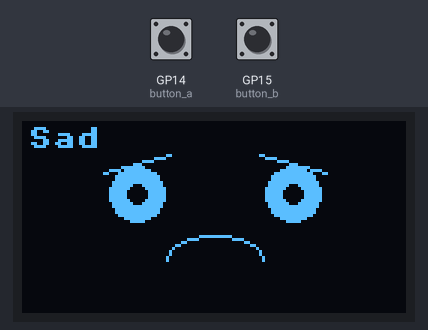
Recording of a program running on a simulated Raspberry Pi Pico running MicroPython. On the bench: 128×64 one-colour display. Inputs (shaded band) come from the test bench; at power-on: GP14 (button_a) HIGH, GP15 (button_b) HIGH. Library files of the repository ran but are not shown: ssd1306.py.

Above: at 6.6 s.
6.7 s: GP14 (button_a) pulsed LOW 5 times (0.12 s each, 0.3 s apart)
At 9.3 s:
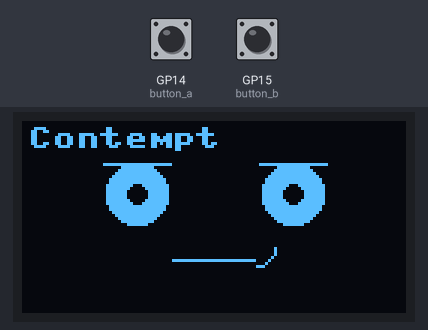
9.7 s: GP14 (button_a) pulled LOW for 0.15 s
At 10.7 s:
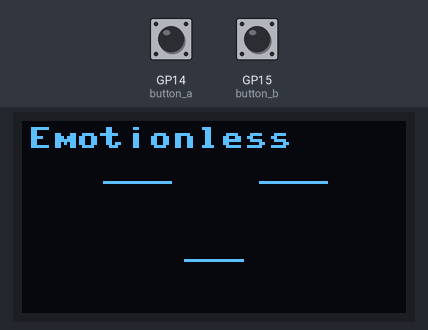
11.3 s: GP14 (button_a) pulled LOW for 1 s
At 12.7 s:
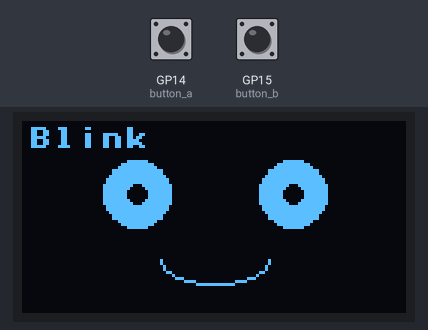
15.3 s: GP14 (button_a) pulled LOW for 0.15 s
At 16.1 s:
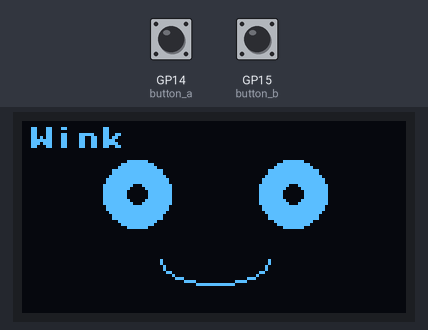
18.4 s: GP14 (button_a) pulled LOW for 3.2 s
At 21.0 s:
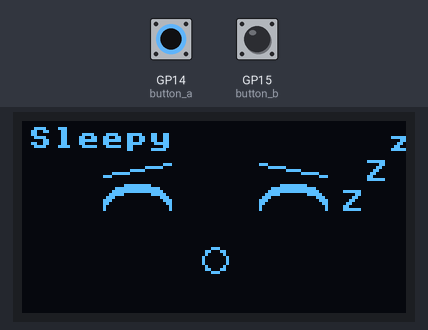
23.1 s: GP15 (button_b) pulled LOW for 0.15 s
At 23.2 s:
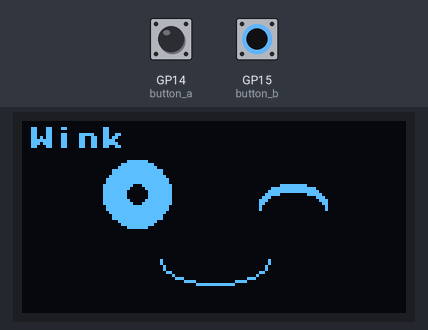
Timing chart, 0 to 26.1 s (numbered marks = the images above; inputs shaded):
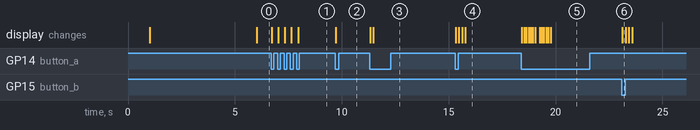

The program:

21-sample-main-demo.py
```python
# Lab 21: Sample main.py -- Self-Advancing Demo + Button Menu
#
# Rename this file to main.py and copy it to the root of the Pico's
# filesystem. MicroPython always runs main.py a few seconds after power
# comes on, so once this is main.py the robot face works standalone --
# no computer, no Thonny, just USB power.
#
# Default behavior: a demo reel that cycles through all ten modes (the
# seven emotions from Lab 19 plus Blink, Wink, and Sleepy) automatically,
# advancing to the next mode after 5 seconds with no button press. Blink
# and Wink are the exception -- a single blink is over in a fraction of a
# second, so those two stay up for 10 seconds and replay themselves every
# 3 seconds, which is what makes them read as a living face instead of a
# still picture. Press button A or B to jump forward or back through the
# modes yourself; any press pushes the next auto-advance out to 30
# seconds, so you have time to look before the demo reel takes over
# again. Uses the non-blocking ticks_ms() pattern from Lab 15 so the
# timers and the button checks all run in the same loop.

import config
from utime import sleep, ticks_ms, ticks_diff

# Give Thonny a window to interrupt (Stop/Restart) before main.py's loop
# takes over the serial port -- without this, a fast-booting Pico can start
# running before you get a chance to break in.
sleep(1)

oled = config.init_display()
button_a, button_b = config.init_buttons()

WHITE = config.WHITE
BLACK = config.BLACK
NO_FILL = config.NO_FILL
FILL = config.FILL

TOP_HALF = 3
BOTTOM_HALF = 12
BOTTOM_LEFT = 4
BOTTOM_RIGHT = 8

WIDTH = config.WIDTH
HALF_WIDTH = WIDTH // 2
EYE_SPACING = 26
LEFT_EYE_X = HALF_WIDTH - EYE_SPACING
RIGHT_EYE_X = HALF_WIDTH + EYE_SPACING
EYE_Y = 24
PUPIL_RADIUS = 3
EYEBROW_HALF_WIDTH = 11
EYEBROW_Y = EYE_Y - 10
MOUTH_Y = 46

# Geometry for the Blink/Wink/Sleepy modes: a neutral open-eye size plus a
# closed-eye arc (same TOP_HALF-masked ellipse trick as Labs 12, 13, 16).
NEUTRAL_EYE_RADIUS = 11
CLOSED_EYE_HEIGHT = 6
CLOSED_EYE_Y = EYE_Y + 3
EYE_STROKE = 3

ZZZ_X = 106
ZZZ_Y = 26
ZZZ_STEP_X = 8
ZZZ_STEP_Y = 10
BOB_RANGE = 3

AUTO_ADVANCE_MS = 5000      # how long a still face stays up on its own
REPEATING_HOLD_MS = 10000   # modes that replay themselves get longer
REPEAT_MS = 3000            # ...and replay this often while they are up
POST_INPUT_DELAY_MS = 30000


def draw_eye(x, rx, ry, offset=0):
    oled.ellipse(x, EYE_Y, rx, ry, WHITE, FILL)
    oled.ellipse(x + offset, EYE_Y, PUPIL_RADIUS, PUPIL_RADIUS, BLACK, FILL)


def draw_eyes(rx, ry, offset=0):
    draw_eye(LEFT_EYE_X, rx, ry, offset)
    draw_eye(RIGHT_EYE_X, rx, ry, offset)


def draw_eyebrow(x, side, tilt, lift):
    y = EYEBROW_Y - lift
    outer_x = x - (EYEBROW_HALF_WIDTH * side)
    inner_x = x + (EYEBROW_HALF_WIDTH * side)
    oled.line(outer_x, y - tilt, inner_x, y + tilt, WHITE)


def draw_eyebrows(tilt_left, tilt_right, lift=0):
    draw_eyebrow(LEFT_EYE_X, 1, tilt_left, lift)
    draw_eyebrow(RIGHT_EYE_X, -1, tilt_right, lift)


def draw_mouth_curve(radius_x, radius_y, mask):
    oled.ellipse(HALF_WIDTH, MOUTH_Y, radius_x, radius_y, WHITE, NO_FILL, mask)


def draw_mouth_flat(half_width):
    oled.hline(HALF_WIDTH - half_width, MOUTH_Y, half_width * 2, WHITE)


def draw_mouth_open(radius_x, radius_y):
    oled.ellipse(HALF_WIDTH, MOUTH_Y, radius_x, radius_y, WHITE, FILL)


def draw_mouth_smirk(half_width, side):
    oled.hline(HALF_WIDTH - half_width, MOUTH_Y, half_width * 2, WHITE)
    corner_x = HALF_WIDTH + (half_width * side)
    mask = BOTTOM_RIGHT if side > 0 else BOTTOM_LEFT
    oled.ellipse(corner_x, MOUTH_Y - 4, 6, 6, WHITE, NO_FILL, mask)


def draw_happy():
    draw_eyes(10, 10)
    draw_eyebrows(0, 0, lift=2)
    draw_mouth_curve(22, 12, BOTTOM_HALF)


def draw_sad():
    draw_eyes(9, 9)
    draw_eyebrows(-3, -3, lift=0)
    draw_mouth_curve(16, 8, TOP_HALF)


def draw_angry():
    draw_eyes(10, 5)
    draw_eyebrows(5, 5, lift=-2)
    draw_mouth_flat(10)


def draw_afraid():
    #draw_eyes(13, 13)
    draw_eyes(8, 8)
    #draw_eyebrows(-5, -5, lift=3)
    draw_eyebrows(-4, -4, lift=0)
    draw_mouth_open(6, 9)


def draw_surprised():
    #draw_eyes(14, 14)
    draw_eyes(10, 10)
    draw_eyebrows(0, 0, lift=2)
    #draw_eyebrows(0, 0, lift=6)
    draw_mouth_open(8, 11)


def draw_disgusted():
    draw_eyes(9, 6)
    draw_eyebrows(4, -2, lift=-1)
    oled.ellipse(HALF_WIDTH - 6, MOUTH_Y, 12, 7, WHITE, NO_FILL, TOP_HALF)


def draw_contempt():
    draw_eyes(10, 10)
    draw_eyebrows(0, 0, lift=0)
    draw_mouth_smirk(14, 1)

def draw_no_emotions():
    #draw_eyes(10, 10)
    draw_eyebrows(0, 0, lift=-6)
    draw_mouth_flat(10)

EMOTIONS = (
    ("Happy", draw_happy),
    ("Sad", draw_sad),
    ("Angry", draw_angry),
    ("Afraid", draw_afraid),
    ("Surprised", draw_surprised),
    ("Disgusted", draw_disgusted),
    ("Contempt", draw_contempt),
    ("Emotionless", draw_no_emotions),
)


def draw_closed_eye(x):
    for offset in range(EYE_STROKE):
        oled.ellipse(x, CLOSED_EYE_Y + offset, NEUTRAL_EYE_RADIUS,
                     CLOSED_EYE_HEIGHT, WHITE, NO_FILL, TOP_HALF)


def draw_blink(closed):
    if closed:
        draw_closed_eye(LEFT_EYE_X)
        draw_closed_eye(RIGHT_EYE_X)
    else:
        draw_eyes(NEUTRAL_EYE_RADIUS, NEUTRAL_EYE_RADIUS)
    draw_mouth_curve(18, 8, BOTTOM_HALF)


#def draw_wink(right_closed):
#    if right_closed:
#        draw_eye(LEFT_EYE_X, NEUTRAL_EYE_RADIUS, NEUTRAL_EYE_RADIUS)
#        draw_closed_eye(RIGHT_EYE_X)
#    else:
#        draw_eyes(NEUTRAL_EYE_RADIUS, NEUTRAL_EYE_RADIUS)
#    draw_mouth_curve(18, 8, BOTTOM_HALF)

def draw_wink(right_closed,left_closed):
    if right_closed and not left_closed:
        draw_eye(LEFT_EYE_X, NEUTRAL_EYE_RADIUS, NEUTRAL_EYE_RADIUS)
        draw_closed_eye(RIGHT_EYE_X)
    elif left_closed and not right_closed:
        draw_eye(RIGHT_EYE_X,NEUTRAL_EYE_RADIUS, NEUTRAL_EYE_RADIUS)
        draw_closed_eye(LEFT_EYE_X)
    else:
        draw_eyes(NEUTRAL_EYE_RADIUS, NEUTRAL_EYE_RADIUS)
    draw_mouth_curve(18, 8, BOTTOM_HALF)

def draw_sleepy(bob):
    draw_closed_eye(LEFT_EYE_X)
    draw_closed_eye(RIGHT_EYE_X)
    draw_eyebrows(-2, -2, lift=-2)
    oled.ellipse(HALF_WIDTH, MOUTH_Y, 4, 4, WHITE, NO_FILL)
    oled.text('Z', ZZZ_X, ZZZ_Y + bob, WHITE)
    oled.text('Z', ZZZ_X + ZZZ_STEP_X, ZZZ_Y - ZZZ_STEP_Y + bob, WHITE)
    oled.text('z', ZZZ_X + ZZZ_STEP_X * 2, ZZZ_Y - ZZZ_STEP_Y * 2 + bob, WHITE)


def show_face(name, draw):
    oled.fill(BLACK)
    draw()
    oled.text(name, 2, 2, WHITE)
    oled.show()


def play_blink(name):
    show_face(name, lambda: draw_blink(True))    # eyes snap shut
    sleep(0.15)                                    # a real blink is fast
    show_face(name, lambda: draw_blink(False))   # eyes open again

def play_wink_both(name):
    show_face(name, lambda: draw_wink(True,False))    # eyes snap shut
    sleep(0.15)                                    # a real blink is fast
    show_face(name, lambda: draw_wink(False,False))
    sleep(0.15)
    show_face(name, lambda: draw_wink(False,True))    # eyes snap shut
    sleep(0.15)                                    # a real blink is fast
    show_face(name, lambda: draw_wink(False,False))

#def play_wink(name):
#    show_face(name, lambda: draw_wink(True))      # right eye closes
#    sleep(0.35)                                    # hold it long enough to read
#    show_face(name, lambda: draw_wink(False))     # both eyes open, resting


def play_sleepy(name):
    for bob in range(-BOB_RANGE, BOB_RANGE + 1):
        show_face(name, lambda bob=bob: draw_sleepy(bob))
        sleep(0.1)
    for bob in range(BOB_RANGE, -BOB_RANGE - 1, -1):
        show_face(name, lambda bob=bob: draw_sleepy(bob))
        sleep(0.1)


# Name, play function, how long the mode stays on screen, and how often it
# replays itself while it is up (0 means play once, then hold the last frame).
ANIMATED_MODES = (
    ("Blink", play_blink, REPEATING_HOLD_MS, REPEAT_MS),
    #("Wink", play_wink, REPEATING_HOLD_MS, REPEAT_MS),
    ("Wink", play_wink_both, REPEATING_HOLD_MS, REPEAT_MS),
    ("Sleepy", play_sleepy, AUTO_ADVANCE_MS, 0),
)

MODE_COUNT = len(EMOTIONS) + len(ANIMATED_MODES)


def show_mode(index):
    if index < len(EMOTIONS):
        name, draw = EMOTIONS[index]
        show_face(name, draw)
    else:
        name, play, _, _ = ANIMATED_MODES[index - len(EMOTIONS)]
        play(name)


def hold_ms(index):
    """How long this mode stays up before the demo reel moves on."""
    if index < len(EMOTIONS):
        return AUTO_ADVANCE_MS
    return ANIMATED_MODES[index - len(EMOTIONS)][2]


def repeat_ms(index):
    """How often this mode replays itself; 0 means play once and hold."""
    if index < len(EMOTIONS):
        return 0
    return ANIMATED_MODES[index - len(EMOTIONS)][3]


def pressed(button):
    if button.value() == 1:
        return False
    sleep(0.02)
    return button.value() == 0


def wait_for_release(button):
    while button.value() == 0:
        sleep(0.01)


mode_index = 0
last_change = ticks_ms()
last_repeat = last_change
advance_delay = hold_ms(mode_index)

show_mode(mode_index)

while True:
    now = ticks_ms()

    if pressed(button_a):
        mode_index = (mode_index + 1) % MODE_COUNT
        show_mode(mode_index)
        wait_for_release(button_a)
        last_change = ticks_ms()      # cooldown starts when the button comes up
        last_repeat = last_change
        advance_delay = POST_INPUT_DELAY_MS

    elif pressed(button_b):
        mode_index = (mode_index - 1) % MODE_COUNT
        show_mode(mode_index)
        wait_for_release(button_b)
        last_change = ticks_ms()
        last_repeat = last_change
        advance_delay = POST_INPUT_DELAY_MS

    elif ticks_diff(now, last_change) >= advance_delay:
        mode_index = (mode_index + 1) % MODE_COUNT
        show_mode(mode_index)
        last_change = now
        last_repeat = now
        advance_delay = hold_ms(mode_index)

    # Blink and Wink land here every REPEAT_MS so they play again instead of
    # freezing on their last frame for the rest of the mode's turn.
    elif repeat_ms(mode_index) and ticks_diff(now, last_repeat) >= repeat_ms(mode_index):
        show_mode(mode_index)
        last_repeat = now

    sleep(0.005)
```

config.py
```python
# Hardware configuration for the OLED Two-Button Pico kit.
# Every numbered lab in this folder imports this file instead of repeating
# pin numbers, so the whole kit only needs to be described in one place.

from machine import Pin, SPI
import ssd1306

WIDTH = 128
HEIGHT = 64

# 2.42" SSD1306/SSD1309 SPI display
SCL_PIN = 2
SDA_PIN = 3
RES_PIN = 4
DC_PIN = 5
CS_PIN = 6

# Two momentary push buttons. Each button's other leg goes to GND, and
# PULL_UP holds the pin at 1 until a press pulls it to 0.
BUTTON_A_PIN = 14
BUTTON_B_PIN = 15

WHITE = 1
BLACK = 0
NO_FILL = 0
FILL = 1


def init_display():
    clock = Pin(SCL_PIN)
    data = Pin(SDA_PIN)
    res = Pin(RES_PIN)
    dc = Pin(DC_PIN)
    cs = Pin(CS_PIN)
    spi = SPI(0, sck=clock, mosi=data)
    return ssd1306.SSD1306_SPI(WIDTH, HEIGHT, spi, dc, res, cs)


def init_buttons():
    button_a = Pin(BUTTON_A_PIN, Pin.IN, Pin.PULL_UP)
    button_b = Pin(BUTTON_B_PIN, Pin.IN, Pin.PULL_UP)
    return button_a, button_b
```

Measured:
- after the input at 6.7 s, the display: first changes at once (image 1 shows a later state)
- after the input at 9.7 s, the display: changes at once (image 2)
- after the input at 11.3 s, the display: first changes at once (image 3 shows a later state)
- after the input at 15.3 s, the display: first changes at once (image 4 shows a later state)
- after the input at 18.4 s, the display: changes at once (image 5)
- after the input at 23.1 s, the display: changes at once (image 6)
